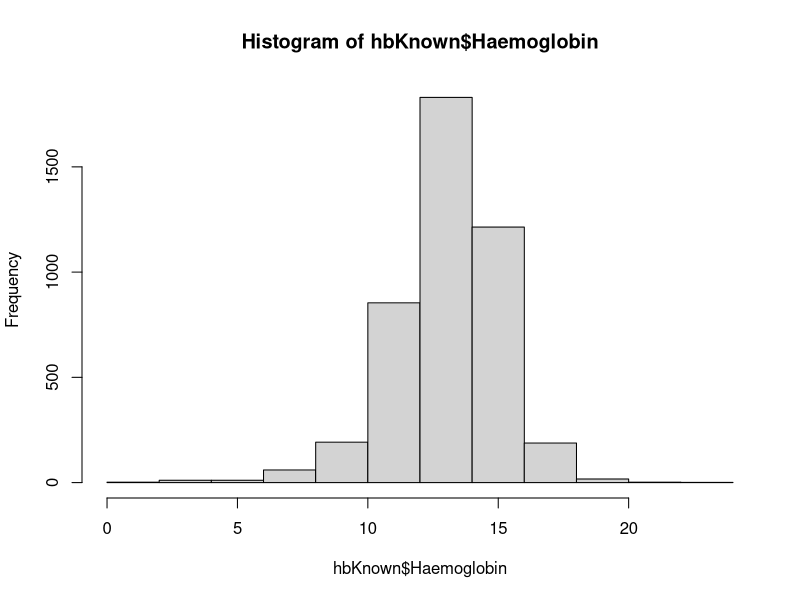
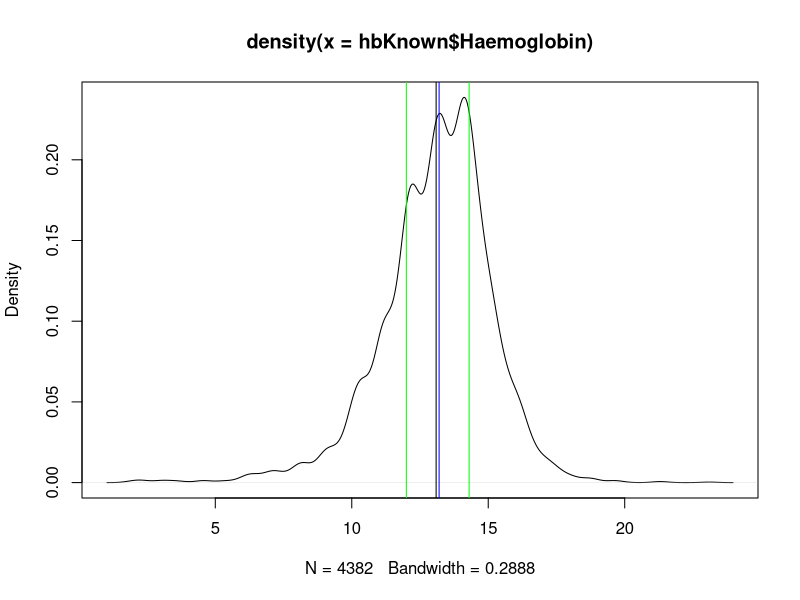
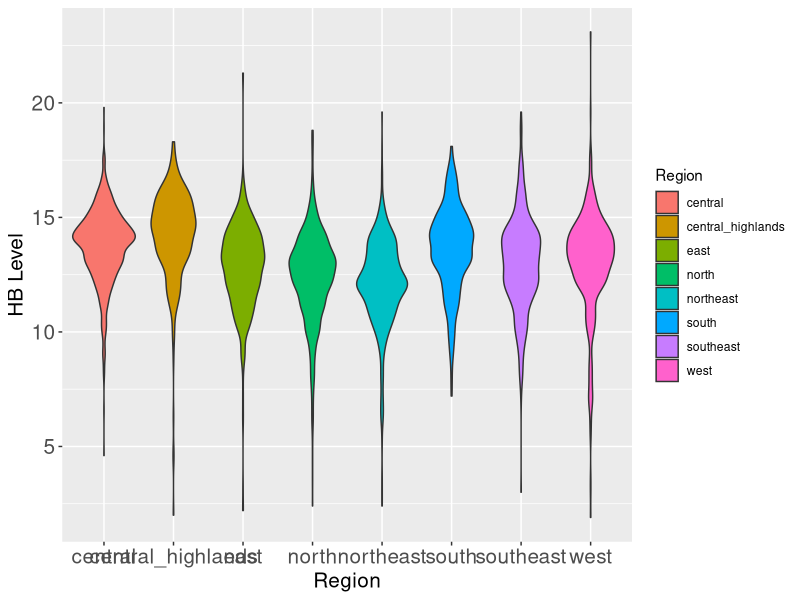
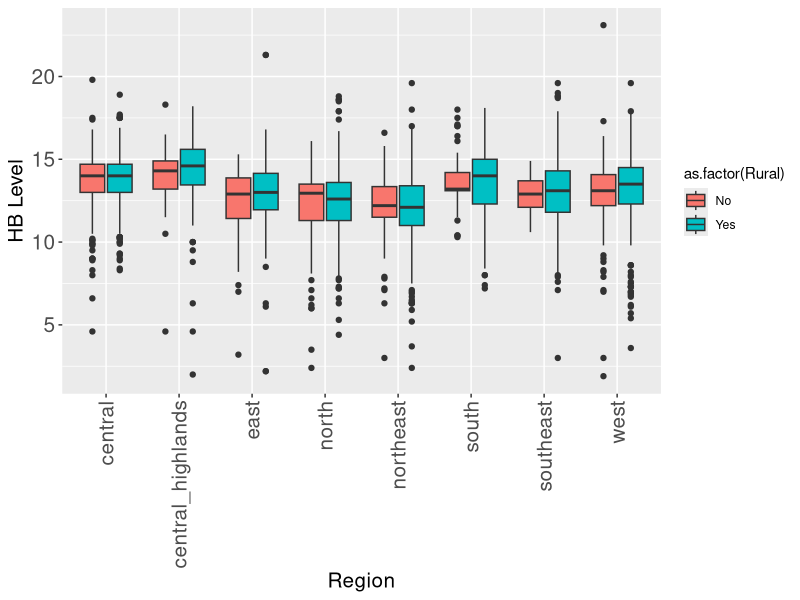
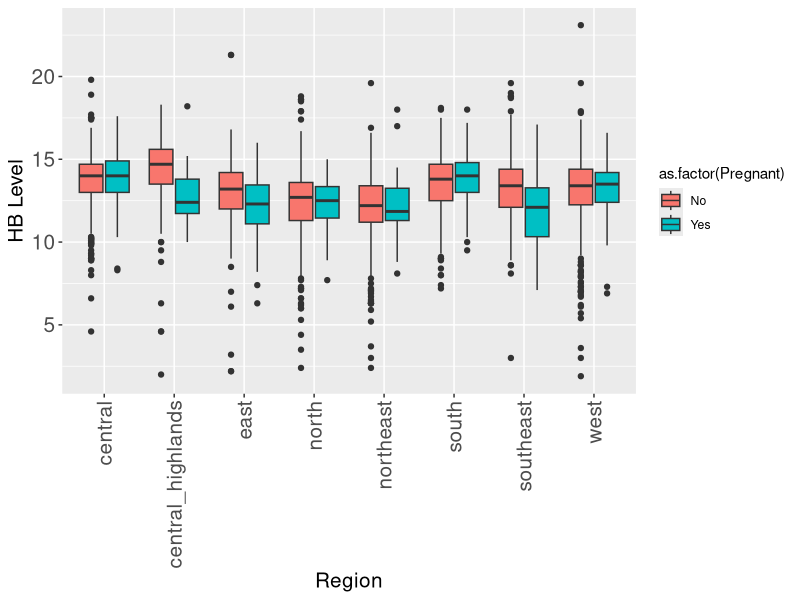
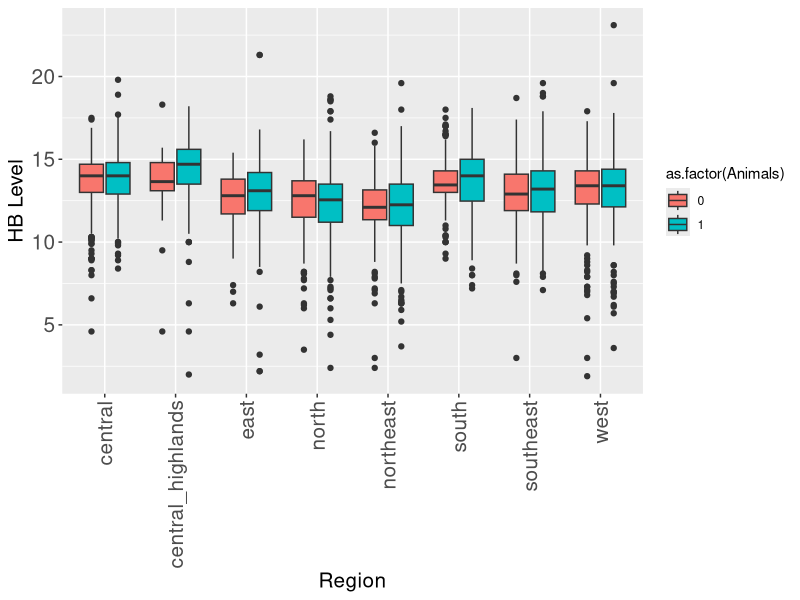
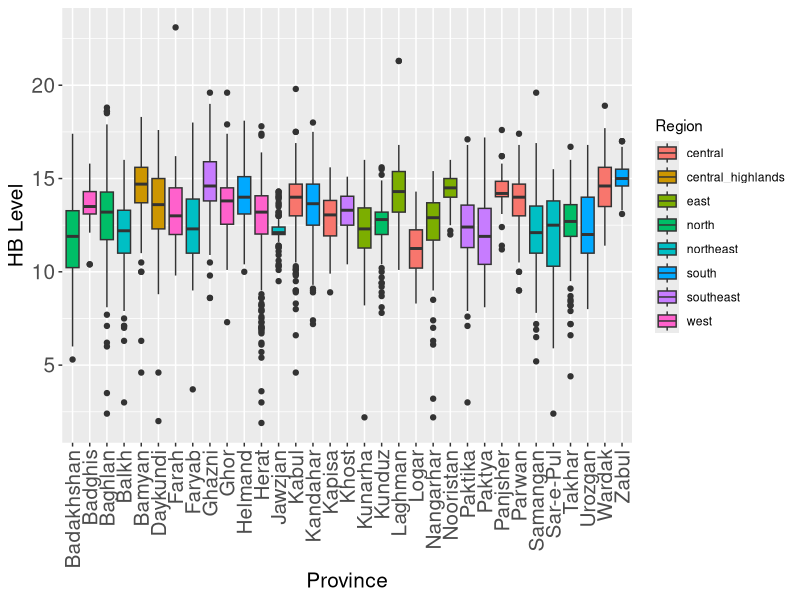
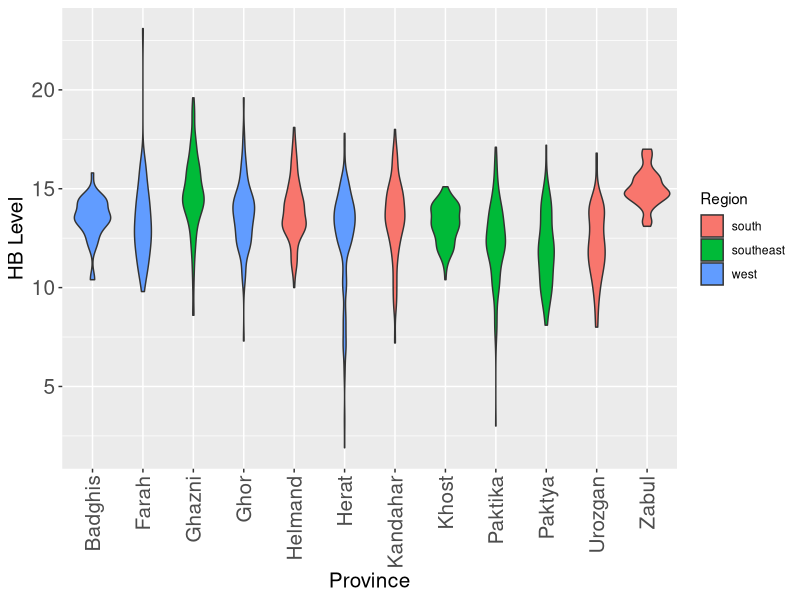

Source code (R) for these figures, in order:
########################################################
#
# Written by Charlie Ollerenshaw and Miliana Bocher
#
# This file is rather lengthy given
# that it includes all exploratory data
# analysis, various attempts of clustering
# or other creation of new covariates, 
# the entire model building process
# and subsequent model evaluation.
#
#
# As such, the code is organised as
# follows: 
#
# Section 1: Exploratory Data Analysis
#
# This section largely consists of making
# new dataframes from subsections of the 
# given data and plots. These plots are 
# *NOT* final and are thus not labeled 
# to the caliber needed for this report.
# Plots used for the ultimate output are 
# at the end of this file.
# 
#
# Section 2: Model Building Process
#
# This section shows a host of different models,
# both linear and generalised linear. Models are
# numbered. 
#
#
# Section 3: Model Evaluation Process
#
# This section involves comparing some of our best
# models against one another based on metrics such 
# as AIC, R-squared, RMSE, score (using the formula
# in the project instructions), and diagnostic plots. 
#
# 
# Section 4: Preparation of File Output 
#
# This section prepares the output of this R
# code, which includes the finalised plots/figures
# used in the report (saved into 
# the marker's working directory) and the prediction file.
#
#
########################################################

####### Section 0: Importing Data and Packages ####### 

# importing packages
library(MASS)
library(ggplot2)
library(mgcv)
library(RColorBrewer)

# importing data
anemia <- read.csv("AnemiaData.csv")

# separate data into known (hbKnown) and unknown (hbUnknown) haemoglobin values
hbKnown <- subset(anemia, anemia$Haemoglobin != -1)
hbUnknown <- subset(anemia, anemia$Haemoglobin == -1)

####### Section 1: Exploratory Data Analysis ####### 

####### Section 1.1: Exploration of Haemoglobin (hb) Alone ####### 

# histogram / density plots of hb
hist(hbKnown$Haemoglobin)
plot(density(hbKnown$Haemoglobin))
abline(v = mean(hbKnown$Haemoglobin))
abline(v = median(hbKnown$Haemoglobin), col = "blue")
abline(v = quantile(hbKnown$Haemoglobin, probs = 0.25), col = "green")
abline(v = quantile(hbKnown$Haemoglobin, probs = 0.75), col = "green")

# numerical summary of hb
summary(hbKnown$Haemoglobin)
sd(hbKnown$Haemoglobin)

# extreme values of hb (based on medical literature)
hbSeverePreg <- hbKnown[hbKnown$Haemoglobin < 7 & hbKnown$Pregnant == "Yes", ]
hbSevereNonPreg <- hbKnown[hbKnown$Haemoglobin < 8 & hbKnown$Pregnant == "No", ]
summary(hbSeverePreg)
summary(hbSevereNonPreg)

####### Section 1.2: Adaptation of hbKnown for Further Analysis ####### 

# creation of animals dummy variable
hbKnown$Animals <- ifelse(hbKnown$Cows == "No" & hbKnown$Sheep == "No" & hbKnown$Horses == "No" & hbKnown$Goats == "No" & hbKnown$Chickens == "No", 0, 1)


####### Section 1.3: Exploration of Various Covariates ####### 

#### Region ####

## Plots

# violin plot of hb by region 
ggplot(data = hbKnown, mapping = aes(x = Region, y = Haemoglobin, fill = Region), ylim = ) + geom_violin() +
  xlab("Region") + ylab("HB Level") +
  theme(axis.text=element_text(size=15)) + theme(axis.title = element_text(size = 15))

# boxplots looking at hb by region by rural designation
ggplot(data = hbKnown, mapping = aes(x = Region, y = Haemoglobin, fill = as.factor(Rural)), ylim = ) + geom_boxplot() +
  xlab("Region") + ylab("HB Level") +
  theme(axis.text=element_text(size=15)) + theme(axis.title = element_text(size = 15)) +
  theme(axis.text.x = element_text(angle = 90, vjust = 0.5, hjust=1)) 

# boxplots showing potential interactions between pregnancy and region 
ggplot(data = hbKnown, mapping = aes(x = Region, y = Haemoglobin, fill = as.factor(Pregnant)), ylim = ) + geom_boxplot() +
  xlab("Region") + ylab("HB Level") +
  theme(axis.text=element_text(size=15)) + theme(axis.title = element_text(size = 15)) +
  theme(axis.text.x = element_text(angle = 90, vjust = 0.5, hjust=1)) 

# boxplots showing potential interactions between animal ownership and region 
ggplot(data = hbKnown, mapping = aes(x = Region, y = Haemoglobin, fill = as.factor(Animals)), ylim = ) + geom_boxplot() +
  xlab("Region") + ylab("HB Level") +
  theme(axis.text=element_text(size=15)) + theme(axis.title = element_text(size = 15)) +
  theme(axis.text.x = element_text(angle = 90, vjust = 0.5, hjust=1)) 

## Numerical Analysis

# num of observations in each region
table(hbKnown$Region)
table(hbUnknown$Region)

# looking at summary statistics
aggregate(x = hbKnown$Haemoglobin, by = list(hbKnown$Region), FUN = function(x) {c(Mean=mean(x), VAR = var(x), SD=sd(x))})

#### Province ####

## Plots

# box plots of hb by province (cluttered)
ggplot(data = hbKnown, mapping = aes(x = Province, y = Haemoglobin, fill = Region), ylim = ) + geom_boxplot() +
  xlab("Province") + ylab("HB Level") +
  theme(axis.text=element_text(size=15)) + theme(axis.title = element_text(size = 15)) +   theme(axis.text.x = element_text(angle = 90, vjust = 0.5, hjust=1)) 

# violin plots of hb by province for the south/southeast/west regions
ggplot(data = (hbKnown[hbKnown$Region == "south" | hbKnown$Region == "southeast" | hbKnown$Region == "west", ]), mapping = aes(x = Province, y = Haemoglobin, fill = Region), ylim = ) + geom_violin() +
  xlab("Province") + ylab("HB Level") +
  theme(axis.text=element_text(size=15)) + theme(axis.title = element_text(size = 15)) +
  theme(axis.text.x = element_text(angle = 90, vjust = 0.5, hjust=1)) 

# violin plots of hb by province for the north/northeast/east regions
ggplot(data = (hbKnown[hbKnown$Region == "north" | hbKnown$Region == "northeast" | hbKnown$Region == "east", ]), mapping = aes(x = Province, y = Haemoglobin, fill = Region), ylim = ) + geom_violin() +
  xlab("Province") + ylab("HB Level") +
  theme(axis.text=element_text(size=15)) + theme(axis.title = element_text(size = 15)) +
  theme(axis.text.x = element_text(angle = 90, vjust = 0.5, hjust=1)) 

# violin plots of hb by province for the central/central highlands regions
ggplot(data = (hbKnown[hbKnown$Region == "central" | hbKnown$Region == "central_highlands", ]), mapping = aes(x = Province, y = Haemoglobin, fill = Region), ylim = ) + geom_violin() +
  xlab("Province") + ylab("HB Level") +
  theme(axis.text=element_text(size=15)) + theme(axis.title = element_text(size = 15)) +
  theme(axis.text.x = element_text(angle = 90, vjust = 0.5, hjust=1)) 

# boxplots showing potential interactions between province and rural (with relation to hb)
ggplot(data = hbKnown, mapping = aes(x = Province, y = Haemoglobin, fill = as.factor(Rural)), ylim = ) + geom_boxplot() +
  xlab("Province") + ylab("HB Level") +
  theme(axis.text=element_text(size=15)) + theme(axis.title = element_text(size = 15)) +
  theme(axis.text.x = element_text(angle = 90, vjust = 0.5, hjust=1)) 

# boxplots showing potential interactions between pregnancy and province 
ggplot(data = hbKnown, mapping = aes(x = Province, y = Haemoglobin, fill = as.factor(Pregnant)), ylim = ) + geom_boxplot() +
  xlab("Province") + ylab("HB Level") +
  theme(axis.text=element_text(size=15)) + theme(axis.title = element_text(size = 15)) +
  theme(axis.text.x = element_text(angle = 90, vjust = 0.5, hjust=1)) 

# boxplots showing potential interactions between province and animal ownership (as a dummy) 
ggplot(data = hbKnown, mapping = aes(x = Province, y = Haemoglobin, fill = as.factor(Animals)), ylim = ) + geom_boxplot() +
  xlab("Province") + ylab("HB Level") +
  theme(axis.text=element_text(size=15)) + theme(axis.title = element_text(size = 15)) +
  theme(axis.text.x = element_text(angle = 90, vjust = 0.5, hjust=1)) 

#### Province Clustering by Similarity Across All Covariates ####

# turn all yes/no into 1/0 numerical values
hbKnown[hbKnown == "Yes"] <- as.numeric(1)
hbKnown[hbKnown == "No"] <- as.numeric(0)

# ensure entire columns are numeric types (for mean/sd calculation)
hbKnown$CleanWater <- as.numeric(hbKnown$CleanWater)
hbKnown$TreatedWater <- as.numeric(hbKnown$TreatedWater)
hbKnown$Electricity <- as.numeric(hbKnown$Electricity)
hbKnown$Toilet <- as.numeric(hbKnown$Toilet)
hbKnown$AnimCart <- as.numeric(hbKnown$AnimCart)
hbKnown$AgricLandOwn <- as.numeric(hbKnown$AgricLandOwn)
hbKnown$Cows <- as.numeric(hbKnown$Cows)
hbKnown$Horses <- as.numeric(hbKnown$Horses)
hbKnown$Goats <- as.numeric(hbKnown$Goats)
hbKnown$Sheep <- as.numeric(hbKnown$Sheep)
hbKnown$Chickens <- as.numeric(hbKnown$Chickens)
hbKnown$Rural <- as.numeric(hbKnown$Rural)
hbKnown$Pregnant <- as.numeric(hbKnown$Pregnant)
hbKnown$RecentBirth <- as.numeric(hbKnown$RecentBirth)

# vector of variables to be used in the clustering process
Vars <- c(3, 4, 5, 6, 7, 8, 9, 10, 11, 12, 13, 14, 15, 16, 17, 18, 19, 21, 22, 23, 24)

# summaries of each variable by province
ProvinceSummaries <- aggregate(hbKnown[,Vars], by = list(hbKnown$Province), FUN = function(x) {c(Mean=mean(x), SD=sd(x))})
rownames(ProvinceSummaries) <- ProvinceSummaries[,1]
ProvinceSummaries <- scale(ProvinceSummaries[,-1])

# find the distances between these summaries
Distances <- dist(ProvinceSummaries)

# cluster by combining the provinces with the smallest distances
ClusTree <- hclust(Distances, method="complete")
plot(ClusTree, xlab = "Province", ylab = "Separation")
abline(h=9, col="red", lty=2)
NewGroups <- paste("Province", cutree(ClusTree, h=9), sep="")
NewGroupsDFAll <- as.data.frame.matrix(table(rownames(ProvinceSummaries), NewGroups))
NewGroupsDFAll$Province <- rownames(NewGroupsDFAll)

# put dummy variables associated with each group into hbKnown
hbKnown <- merge(hbKnown, NewGroupsDFAll, by = "Province")

# create single factor covariate with each level corresponding to a province group
Province.Groups <- data.frame("Province" = sort(unique(hbKnown$Province)), 
                              "ProvinceGroup" = as.factor(c(1,2,1,3,1,4,3,1,1,4,3,3,1,5,3,2,6,4,3,1,7,3,4,8,6,1,3,1,1,1,4,1,9)))

# add single factor covariate into hbKnown
hbKnown <- merge(hbKnown, Province.Groups, by = "Province", all.x = T)

## Plots

# violin plots looking at hb by province group
ggplot(data = hbKnown, mapping = aes(x = ProvinceGroup, y = Haemoglobin, fill = ProvinceGroup), ylim = ) + geom_violin() +
  xlab("ProvinceGroup") + ylab("HB Level") +
  theme(axis.text=element_text(size=15)) + theme(axis.title = element_text(size = 15))

## Numerical Analysis

# summary statistics for each variable by province group
statsByProvinceGroup <- aggregate(x = cbind(hbKnown[,Vars]), 
                                  by = list(hbKnown$ProvinceGroup), FUN = function(x) {c(Mean=mean(x), VAR = var(x), SD=sd(x))})


#### Ethnicity ####

## Plots

# boxplots showing hb levels by ethnicity
ggplot(data = hbKnown, mapping = aes(x = Ethnicity, y = Haemoglobin, fill = Ethnicity), ylim = ) + geom_boxplot() +
  xlab("Ethnicity") + ylab("HB Level") +
  theme(axis.text=element_text(size=15)) + theme(axis.title = element_text(size = 15)) +
  theme(axis.text.x = element_text(angle = 90, vjust = 0.5, hjust=1)) 

## Numerical Analysis

# num of observations for each ethnicity
table(hbKnown$Ethnicity, exclude = NULL)

# summary statistics for each variable by ethnicity
statsByEthnicity <- aggregate(x = cbind(hbKnown[,Vars]), 
                                  by = list(hbKnown$Ethnicity), FUN = function(x) {c(Mean=mean(x), VAR = var(x), SD=sd(x))})

#### Pregnancy Status ####

## Plots

# violin plot of hb by pregnancy 
ggplot(data = hbKnown, mapping = aes(x = as.factor(Pregnant), y = Haemoglobin, fill = as.factor(Pregnant)), ylim = ) + geom_violin() +
  xlab("Pregnant") + ylab("HB Level") +
  theme(axis.text=element_text(size=15)) + theme(axis.title = element_text(size = 15)) +
  theme(axis.text.x = element_text(angle = 90, vjust = 0.5, hjust=1)) 

# same violin plot as above, but including a 'recent birth' interaction
ggplot(data = hbKnown, mapping = aes(x = as.factor(Pregnant), y = Haemoglobin, fill = as.factor(RecentBirth)), ylim = ) + geom_violin() +
  xlab("Pregnant") + ylab("Haemoglobin") + ggtitle("Haemoglobin by Pregnancy Status") +
  theme(axis.text=element_text(size=15)) + theme(axis.title = element_text(size = 15))


## Numerical Analysis

# summary statistics for each variable by pregnancy status
statsByPregnancy <- aggregate(x = cbind(hbKnown[,Vars]), 
                              by = list(hbKnown$Pregnant), FUN = function(x) {c(Mean=mean(x), VAR = var(x), SD=sd(x))})

# num of pregnant/non-pregnant women in dataset
table(hbKnown$Pregnant)

#### Agricultural Land Ownership Status ####

## Plots

# violin plot for hb by agricultural land ownership
ggplot(data = hbKnown, aes(x=as.factor(AgricLandOwn), y = Haemoglobin, fill = as.factor(AgricLandOwn))) + geom_violin() +
  xlab("Agricultural Land Ownership") + ylab("Haemoglobin") + 
  theme(axis.text=element_text(size=15)) + theme(axis.title = element_text(size = 15))

# box plots for hb by province group, by agricultural land ownership
ggplot(data = hbKnown, mapping = aes(x = as.factor(ProvinceGroup), y = Haemoglobin, fill = as.factor(AgricLandOwn)), ylim = ) + geom_boxplot() +
  xlab("ProvinceGroup") + ylab("HB Level") +
  theme(axis.text=element_text(size=15)) + theme(axis.title = element_text(size = 15))

# box plots for hb by region, by agricultural land ownership
ggplot(data = hbKnown, mapping = aes(x = Region, y = Haemoglobin, fill = as.factor(AgricLandOwn)), ylim = ) + geom_boxplot() +
  xlab("Region") + ylab("HB Level") +
  theme(axis.text=element_text(size=15)) + theme(axis.title = element_text(size = 15))

# smoothed curve of hb and household size, by agricultural land ownership
ggplot(data = hbKnown, mapping = aes(x = HHSize, y = Haemoglobin, fill = as.factor(AgricLandOwn)), ylim = ) + geom_smooth() +
  xlab("HHSize") + ylab("HB Level") +
  theme(axis.text=element_text(size=15)) + theme(axis.title = element_text(size = 15))

# box plots for hb by toilet access, by agricultural land ownership
ggplot(data = hbKnown, mapping = aes(x = as.factor(Toilet), y = Haemoglobin, fill = as.factor(AgricLandOwn)), ylim = ) + geom_boxplot() +
  xlab("Toilet") + ylab("HB Level") +
  theme(axis.text=element_text(size=15)) + theme(axis.title = element_text(size = 15)) +
  theme(axis.text.x = element_text(angle = 90, vjust = 0.5, hjust=1))

# box plots for hb by electricity access, by agricultural land ownership
ggplot(data = hbKnown, mapping = aes(x = as.factor(Electricity), y = Haemoglobin, fill = as.factor(AgricLandOwn)), ylim = ) + geom_boxplot() +
  xlab("Electricity") + ylab("HB Level") +
  theme(axis.text=element_text(size=15)) + theme(axis.title = element_text(size = 15)) +
  theme(axis.text.x = element_text(angle = 90, vjust = 0.5, hjust=1))


## Numerical Analysis

# number of observations in each group
table(hbKnown$AgricLandOwn)

###### HHUnder5s (Num of Household Members under Age 5) ######

## Plots

# box plots for hb by number of household members under age 5
ggplot(data = hbKnown, mapping = aes(x = as.factor(HHUnder5s), y = Haemoglobin, fill = as.factor(HHUnder5s)), ylim = ) + geom_boxplot() +
  xlab("HHUnder5s") + ylab("HB Level") +
  theme(axis.text=element_text(size=15)) + theme(axis.title = element_text(size = 15)) +
  theme(axis.text.x = element_text(angle = 90, vjust = 0.5, hjust=1))

# violin plots showing the same as above, but by pregnancy status
ggplot(data = hbKnown, mapping = aes(x = as.factor(HHUnder5s), y = Haemoglobin, fill = as.factor(Pregnant)), ylim = ) + geom_violin() +
  xlab("HHUnder5s") + ylab("HB Level") +
  theme(axis.text=element_text(size=15)) + theme(axis.title = element_text(size = 15)) +
  theme(axis.text.x = element_text(angle = 90, vjust = 0.5, hjust=1))

# "  ... ", but by recent birth status
ggplot(data = hbKnown, mapping = aes(x = as.factor(HHUnder5s), y = Haemoglobin, fill = as.factor(RecentBirth)), ylim = ) + geom_violin() +
  xlab("HHUnder5s") + ylab("HB Level") +
  theme(axis.text=element_text(size=15)) + theme(axis.title = element_text(size = 15)) +
  theme(axis.text.x = element_text(angle = 90, vjust = 0.5, hjust=1))

# smoothed curve of hb by number of household members under age 5 
ggplot(data = hbKnown, mapping = aes(x = HHUnder5s, y = Haemoglobin)) + geom_smooth()

## Numerical Analysis

# number of observations in each "group" (since number of children under age 5 is discrete)
table(hbKnown$HHUnder5s)

# mean hb for individuals living in a household with each number of children under age 5
aggregate(x = hbKnown$Haemoglobin, by = list(hbKnown$HHUnder5s), FUN = mean)

#### HHSize ####

## Plots

# box plots of hb levels by discrete household size
ggplot(data = hbKnown, mapping = aes(x = as.factor(HHSize), y = Haemoglobin, fill = as.factor(HHSize)), ylim = ) + geom_boxplot() +
  xlab("HHSize") + ylab("HB Level") +
  theme(axis.text=element_text(size=15)) + theme(axis.title = element_text(size = 15)) +
  theme(axis.text.x = element_text(angle = 90, vjust = 0.5, hjust=1))

# smoothed curve of hb by household size (continous)
ggplot(data = hbKnown, mapping = aes(x = HHSize, y = Haemoglobin)) + geom_smooth() 


#### TotalChildren ####

## Plots

# box plots of hb levels by discrete number of total children 
ggplot(data = hbKnown, mapping = aes(x = as.factor(TotalChildren), y = Haemoglobin, fill = as.factor(TotalChildren)), ylim = ) + geom_boxplot() +
  xlab("Total Children") + ylab("HB Level") +
  theme(axis.text=element_text(size=15)) + theme(axis.title = element_text(size = 15)) +
  theme(axis.text.x = element_text(angle = 90, vjust = 0.5, hjust=1))

# smoothed curve of hb by total number of children (continuous)
ggplot(data = hbKnown, mapping = aes(x = TotalChildren, y = Haemoglobin)) + geom_smooth() 


#### Age ####

## Plots

# smoothed curve of hb by age (continuous)
ggplot(data = hbKnown, mapping = aes(x = Age, y = Haemoglobin)) + geom_smooth()

#### Education ####

## Plots

# box plots of hb levels on education 
ggplot(data = hbKnown, mapping = aes(x = Education, y = Haemoglobin, fill = as.factor(Education)), ylim = ) + geom_boxplot() +
  xlab("Rural") + ylab("Haemoglobin") +
  theme(axis.text=element_text(size=15)) + theme(axis.title = element_text(size = 15))

## Numerical Analysis

# standard deviation of hb levels for different levels of education
aggregate(x = hbKnown$Haemoglobin, by = list(hbKnown$Education), FUN = sd)

# number of observations in each group
table(hbKnown$Education)

#### Rural ####

## Plots

# violin plots of hb levels by rural designation
ggplot(data = hbKnown, mapping = aes(x = as.factor(Rural), y = Haemoglobin, fill = as.factor(Rural)), ylim = ) + geom_violin() +
  xlab("Rural") + ylab("Haemoglobin") + ggtitle("Haemoglobin by Rural Status") +
  theme(axis.text=element_text(size=15)) + theme(axis.title = element_text(size = 15))

## Numerical Analysis

# number of observations in each designation
table(hbKnown$Rural)

#### Wealth ####

## Plots

# density plot of wealth score, with lines for the quantiles
plot(density(hbKnown$WealthScore))
abline(v = mean(hbKnown$WealthScore))
abline(v = median(hbKnown$WealthScore), col = "blue")
abline(v = quantile(hbKnown$WealthScore, probs = 0.25), col = "green")
abline(v = quantile(hbKnown$WealthScore, probs = 0.75), col = "green")

# smoothed curve of hb and wealth score, with a zoom-in on wealth score between -1 and 1
ggplot(hbKnown, aes(WealthScore, Haemoglobin)) +geom_smooth()
ggplot(hbKnown, aes(WealthScore, Haemoglobin)) + geom_smooth() + xlim(-1,1)

# separation of wealth score into its different quantiles and the associated smoothed curves / boxplots
hbKnown$WealthQuartile<-cut(hbKnown$WealthScore,quantile(hbKnown$WealthScore),include.lowest=TRUE,labels=FALSE)
ggplot(hbKnown, aes(WealthScore, Haemoglobin, fill = as.factor(WealthQuartile))) +geom_smooth()
ggplot(hbKnown, aes(as.factor(WealthQuartile), Haemoglobin, fill = as.factor(WealthQuartile))) + geom_boxplot() +
  xlab("Wealth Quartile") + ylab("Haemoglobin") + theme(axis.text=element_text(size=15)) + theme(axis.title = element_text(size = 15))

# smoothed curves of hb and wealth score, by region 
ggplot(data = hbKnown, mapping = aes(x = WealthScore, y = Haemoglobin, colour = Region)) + geom_smooth() +
  xlab("Wealth Score") + ylab("Haemoglobin") +
  theme(axis.text=element_text(size=15)) + theme(axis.title = element_text(size = 15))

# smoothed curves of hb and wealth score, by cleanwater
ggplot(data = hbKnown, mapping = aes(x = WealthScore, y = Haemoglobin, colour = as.factor(CleanWater))) + geom_smooth() +
  xlab("Wealth Score") + ylab("Haemoglobin") +
  theme(axis.text=element_text(size=15)) + theme(axis.title = element_text(size = 15))

# smoothed curves of hb and wealth score, by electricity
ggplot(data = hbKnown, mapping = aes(x = WealthScore, y = Haemoglobin, colour = as.factor(Electricity))) + geom_smooth() +
  xlab("Wealth Score") + ylab("Haemoglobin") +
  theme(axis.text=element_text(size=15)) + theme(axis.title = element_text(size = 15))

# box plots of wealth score, by regions
ggplot(data = hbKnown, aes(x=as.factor(Region), y = WealthScore, fill = as.factor(Region))) + geom_boxplot() +
  theme(axis.text.x = element_text(angle = 90, vjust = 0.5, hjust=1))

# box plots of wealth score, by provinces
ggplot(data = hbKnown, aes(x=as.factor(Province), y = WealthScore, fill = as.factor(Province))) + geom_boxplot() +
  theme(axis.text.x = element_text(angle = 90, vjust = 0.5, hjust=1))

# smoothed curve of wealth score and number of children under 5 per household, compared to that for haemoglobin and number 
# of children under 5 per household
ggplot(data = hbKnown, aes(x=HHUnder5s, y = WealthScore)) + geom_smooth()
ggplot(data = hbKnown, aes(x=HHUnder5s, y = Haemoglobin)) + geom_smooth()

# smoothed curve of wealth score and hb, by rural designation
ggplot(data = hbKnown, aes(x=WealthScore, y = Haemoglobin, group = Rural, colour = as.factor(Rural))) + geom_smooth() 

# smoothed curve of wealth score and hb, by ethnicity
ggplot(data = hbKnown, aes(x=WealthScore, y = Haemoglobin, fill = Ethnicity)) + geom_smooth() # doesn't tell us anything that the ethnicity and hb plots alone told us


## Numerical Analysis

# summary statistics of each variable by wealth quartile
statsByWealthQuartile <- aggregate(x = cbind(hbKnown[,Vars]), 
                                   by = list(hbKnown$WealthQuartile), FUN = function(x) {c(Mean=mean(x), VAR = var(x), SD=sd(x))})

# simple linear regression to see what % variation in wealth score is explained solely by province
summary(lm(WealthScore ~ Province, data = hbKnown)) # 0.41 R-squared

# correlation between hb and wealth score
cor(hbKnown$Haemoglobin, hbKnown$WealthScore) # low, likely explained by the non-linear relationship


####### Section 2: Model Building Process ####### 

####### Section 2.1: Creation of Dummy Variables for Analysis ####### 

# From here on out, hbKnown will be amended by adding
# all dummy variables for province, ethnicity, and region 
# and will be called 'dataWithDummies'. 

# Initial data cleaning: ordering the df by ID
hbKnown <- hbKnown[order(hbKnown$ID), ]

# Province Dummy Variables
provincedummies <- data.frame(matrix(ncol = 33, nrow = 4382))
colnames(provincedummies) <- unique(hbKnown$Province)
for (i in 1:33){
  provincedummies[,i] <- ifelse(hbKnown$Province == unique(hbKnown$Province)[i],1,0)
}
provincedummies$ID <- c(1:4382)
dataWithDummies <- merge(hbKnown, provincedummies, by = "ID")

# Ethnicity Dummy Variables
ethnicitydummies <- data.frame(matrix(ncol = 5, nrow = 4382))
colnames(ethnicitydummies) <- unique(hbKnown$Ethnicity)
for (i in 1:5){
  as.numeric(ethnicitydummies[,i] <- ifelse(hbKnown$Ethnicity == unique(hbKnown$Ethnicity)[i], 1,0))
}
ethnicitydummies$ID <- c(1:4382)
dataWithDummies <- merge(dataWithDummies, ethnicitydummies,by="ID")

# Region Dummy Variables
regiondummies <- data.frame(matrix(ncol = 8, nrow = 4382))
colnames(regiondummies) <- unique(hbKnown$Region)
for (i in 1:8) {
  as.numeric(regiondummies[,i] <- ifelse(hbKnown$Region == unique(hbKnown$Region)[i], 1, 0))
}
regiondummies$ID <- c(1:4382)
dataWithDummies <- merge(dataWithDummies, regiondummies, by = 'ID')

####### Section 2.2: Linear Models Based on EDA ####### 

#### noProvinceModel: All potential non-province/region covariates (according to EDA findings) ####

noProvinceModel <- lm(Haemoglobin ~ AgricLandOwn
                      + `Other/missing`
                      + Pregnant + RecentBirth + Pregnant*RecentBirth
                      + HHUnder5s 
                      + WealthScore + WealthScore*Rural + WealthScore*`Other/missing` + WealthScore*AgricLandOwn
                      + WealthQuartile + WealthScore*WealthQuartile
                      + Age
                      + Rural, data = dataWithDummies)
summary(noProvinceModel) # r-squared of 0.029
AIC(noProvinceModel) # 18513.29

# HHUnder5s, Rural, WealthScore, `Other/missing`*WealthScore, Age, WealthScore*WealthQuartile,
# Pregnant*RecentBirth, WealthScore*Rural, AgricLandOwn*WealthScore have no stat sig. impact at 5%

#### Model 1: Include Province (without Rural interaction) ####
model1 <- lm(Haemoglobin ~ AgricLandOwn
                 + `Other/missing`
                 + Pregnant + RecentBirth + Pregnant*RecentBirth
                 + HHUnder5s 
                 + WealthScore + WealthScore*Rural + WealthScore*`Other/missing` + WealthScore*AgricLandOwn
                 + WealthQuartile + WealthScore*WealthQuartile
                 + Age
                 + Province + Rural, data = dataWithDummies)
summary(model1) # r-squared of 0.20
AIC(model1) # 17704.6

# coefficient significance changes for most covariates, almost all provinces are statistically significant

#### Model 2: Include Province (with Rural interaction) ####
model2 <- lm(Haemoglobin ~ AgricLandOwn
                + `Other/missing`
                + Pregnant + RecentBirth + Pregnant*RecentBirth
                + HHUnder5s 
                + WealthScore + WealthScore*Rural + WealthScore*`Other/missing` + WealthScore*AgricLandOwn
                + WealthQuartile + WealthScore*WealthQuartile
                + Age
                + Province + Rural + Province*Rural, data = dataWithDummies)
summary(model2) # r-squared of 0.2178
AIC(model2) # 17664.53

# multiple NA values, notably fewer stat. sig. provinces

#### Model 3: Include Region ####
model3 <- lm(Haemoglobin ~ AgricLandOwn
             + `Other/missing`
             + Pregnant + RecentBirth + Pregnant*RecentBirth
             + HHUnder5s 
             + WealthScore + WealthScore*Rural + WealthScore*`Other/missing` + WealthScore*AgricLandOwn
             + WealthQuartile + WealthScore*WealthQuartile
             + Age
             + Province + Rural + Province*Rural
             + Region, data = dataWithDummies)
summary(model3) # NA values for all regions (perfectly incorporated by linear combination of provinces)
AIC(model3) # identical AIC (see above)

#### Model 4: Include all region / province dummies ####
model4 <- lm(Haemoglobin ~ AgricLandOwn
                 + `Other/missing`
                 + Pregnant + RecentBirth + Pregnant*RecentBirth
                 + HHUnder5s 
                 + WealthScore + WealthScore*Rural + WealthScore*`Other/missing` + WealthScore*AgricLandOwn
                 + WealthQuartile + WealthScore*WealthQuartile
                 + Age
                 + central + central_highlands + east + southeast + northeast + north + west + south
                 + Badakhshan + Badghis + Baghlan + Balkh + Bamyan + Daykundi + Farah + Faryab
                 + Ghazni + Ghor + Helmand + Herat + Jawzjan + Kabul + Kandahar + Kapisa + Khost
                 + Kunarha + Kunduz + Laghman + Logar + Nangarhar + Nooristan + Paktika + Paktya + Panjsher
                 + Parwan + Samangan + `Sar-e-Pul` + Takhar + Urozgan + Wardak + Zabul
                 + Rural 
                 + (Badakhshan + Badghis + Baghlan + Balkh + Bamyan + Daykundi + Farah + Faryab
                    + Ghazni + Ghor + Helmand + Herat + Jawzjan + Kabul + Kandahar + Kapisa + Khost
                    + Kunarha + Kunduz + Laghman + Logar + Nangarhar + Nooristan + Paktika + Paktya + Panjsher
                    + Parwan + Samangan + `Sar-e-Pul` + Takhar + Urozgan + Wardak + Zabul)*Rural, data = dataWithDummies)
summary(model4) # r-squared = 0.2178
AIC(model4) # virtually identical AIC

# all regions statistically significant, virtually no non-province/region coefficientes are stat. sig., 
# still a distinctly high number of NA values

#### Model 5: Just Province (nothing else) ####
model5 <- lm(Haemoglobin ~ Province, data = dataWithDummies)
summary(model5) # r-squared of 0.1925
AIC(model5) # 17740.05

# honestly, doesn't look much worse than the other models

####### Section 2.3: Clustering of Provinces ####### 

#### Model 6: Include all original covariates from noProvinceModel and ProvinceGroup ####

model6 <- lm(Haemoglobin ~ AgricLandOwn
             + `Other/missing`
             + Pregnant + RecentBirth + Pregnant*RecentBirth
             + HHUnder5s 
             + WealthScore + WealthScore*Rural + WealthScore*`Other/missing` + WealthScore*AgricLandOwn
             + WealthQuartile + WealthScore*WealthQuartile
             + Age
             + Rural
             + ProvinceGroup, data = dataWithDummies)
summary(model6) # r-squared of 0.072
AIC(model6) # 18239.7 (notably worse)

# some province groups significant, but model is notably worse than with all provinces and/or regions

#### Model 7: Remove stat. insig. covariates (most notably, some of the provinces) ####

model7 <- lm(Haemoglobin ~ AgricLandOwn 
             + `Other/missing`
             + Pregnant + RecentBirth
             + WealthScore + WealthScore*Rural
             + WealthQuartile
             + Age
             + Rural
             + Province5 + Province6 + Province7 + Province8 + Province9, 
             data = dataWithDummies)
summary(model7) # r-squared of 0.070
AIC(model7) # worsened AIC (?) despite reduction of covariates

# it's possible that this grouping doesn't work 
# some coeff are stat sig (e.g. AgricLandOwn) that were not anticipated to be, whereas some coeff that aren't
# (e.g. Pregnant*RecentBirth) maybe should be

####### Section 2.4: New Clustering of Provinces ####### 

# Clustering initially done to combine provinces across all covariates, 
# will now be done exclusively with reference to hb levels

#### Data Cleaning: Removal of Old Province Groups ####
colnames(dataWithDummies)
dataWithDummies <- dataWithDummies[, -c(30:39)] 

#### New Clustering ####
# (note: see full comments in Section 1.3)
ProvinceSummariesNew <- aggregate(hbKnown$Haemoglobin, by = list(hbKnown$Province), FUN = function(x) {c(Mean=mean(x), SD=sd(x))})
rownamesProv <- ProvinceSummariesNew[,1]
rownames(ProvinceSummariesNew) <- ProvinceSummariesNew[,1]
ProvinceSummariesNew <- scale(ProvinceSummariesNew[ ,-1])
rownames(ProvinceSummariesNew) <- rownamesProv

DistancesNew <- dist(ProvinceSummariesNew)
ClusTreeNew <- hclust(DistancesNew, method="complete")
plot(ClusTreeNew, xlab = "Province", ylab = "Separation")
abline(h=1, col="red", lty=2)
NewGroupsNew <- paste("Province", cutree(ClusTreeNew, h=1), sep="")
NewGroupsDFAllNew <- as.data.frame.matrix(table(rownames(ProvinceSummariesNew), NewGroupsNew))
NewGroupsDFAllNew$Province <- rownames(NewGroupsDFAllNew)

# new dataset with updated province groups
dataWithDummies <- merge(dataWithDummies, NewGroupsDFAllNew, by = "Province")
dataWithDummies <- dataWithDummies[order(dataWithDummies$ID), ]

#### Model 8: Re-run noProvinceModel with the addition of new province groups ####
model8 <- lm(Haemoglobin ~ AgricLandOwn
             + `Other/missing`
             + Pregnant + RecentBirth + Pregnant*RecentBirth
             + HHUnder5s 
             + WealthScore + WealthScore*Rural + WealthScore*`Other/missing` + WealthScore*AgricLandOwn
             + WealthQuartile + WealthScore*WealthQuartile
             + Age
             + Rural
             + Province1 + Province2 + Province3 + Province4 + Province5 + Province6 + Province7
             + Province8 + Province9 + Province10 + Province11 + Province12, data = dataWithDummies)
summary(model8) # r-squared of 0.198 (notably better than with previous grouping) 
AIC(model8) # notably better AIC than previous groupings

# Removing insignificant covariates one-by-one (omitted for space ...)

#### Model 9: Best linear model with new groupings ####
model9 <- lm(Haemoglobin ~ 
     Pregnant + RecentBirth + Pregnant*RecentBirth
   + HHUnder5s 
   + Province2 + Province3 + Province4 + Province5 + Province6 + Province7
   + Province8 + Province9 + Province10 + Province11
   + Rural 
   + `Other/missing`
   + WealthScore + WealthQuartile + WealthScore*WealthQuartile
   + (Province3 + Province5 + Province6 + Province7)*Rural, data = dataWithDummies)
summary(model9) # r-squared of 0.204
AIC(model9) # 17661.26
par(mfrow = c(2,2))
plot(model9)

####### Section 2.5: Fitting a Gamma GLM to Model 9 (best linear mode above) ####### 

#### GLM1: Gamma GLM, inverse link ####
glm1 <- glm(Haemoglobin ~ 
                         Pregnant + RecentBirth + Pregnant*RecentBirth
                       + HHUnder5s 
                       + Province2 + Province3 + Province4 + Province5 + Province6 + Province7
                       + Province8 + Province9 + Province10 + Province11
                       + Rural 
                       + `Other/missing`
                       + WealthScore + WealthQuartile + WealthScore*WealthQuartile
                       + (Province3 + Province5 + Province6 + Province7)*Rural,
                       data = dataWithDummies,
                       family = Gamma(link = "inverse"))
summary(glm1)

#### GLM2: Gamma GLM, identity link ####
glm2 <- glm(Haemoglobin ~ 
              Pregnant + RecentBirth + Pregnant*RecentBirth
            + HHUnder5s 
            + Province2 + Province3 + Province4 + Province5 + Province6 + Province7
            + Province8 + Province9 + Province10 + Province11
            + Rural 
            + `Other/missing`
            + WealthScore + WealthQuartile + WealthScore*WealthQuartile
            + (Province3 + Province5 + Province6 + Province7)*Rural,
            data = dataWithDummies,
            family = Gamma(link = "identity"))
summary(glm2)

#### GLM3: Gamma GLM, log link ####
glm3 <- glm(Haemoglobin ~ 
              Pregnant + RecentBirth + Pregnant*RecentBirth
            + HHUnder5s 
            + Province2 + Province3 + Province4 + Province5 + Province6 + Province7
            + Province8 + Province9 + Province10 + Province11
            + Rural 
            + `Other/missing`
            + WealthScore + WealthQuartile + WealthScore*WealthQuartile
            + (Province3 + Province5 + Province6 + Province7)*Rural,
            data = dataWithDummies,
            family = Gamma(link = "log"))
summary(glm3)
plot(glm3)


####### Section 3: Model Evaluation ####### 

# This section will compare the following models: 
# Model 4 (with all province/region dummy variables)
# Model 5 (with just province)
# Model 9 (best linear model)
# GLM3 (log-link Gamma GLM)

#### Diagnostic plots for all ####
plot(model4)
plot(model5) # yikes
plot(model9)
plot(glm3)

#### AIC for all ####
AIC(model4) # 17,664.79
AIC(model5) # 17,740.05
AIC(model9) # 17,661.26
AIC(glm3) # not comparable to the rest, but 18,629.34

#### Cross-validation approach ####

###
# Function which cross-validates our data in three folds.
#
# Inputs: 
# mymodel - the model (linear or generalised linear) to be tested.
# mydata - the data, which will be split into three folds used to train the model and form predictions.
#
# Output: 
# Prints a dataframe containing the mean Root-Mean-Squared Error, R-Squared/Deviance Explained, and Score (as defined in the project assignment) over the three folds.
###
crossvalidate <- function(mymodel, mydata){
  # Set seed 
  set.seed(64)
  
  # Creates 3 folds by randomly splitting the data.
  foldsample <- sample(1:3, size = nrow(mydata), replace = T, prob = NULL)
  
  # Trains the model taking out each fold.
  # Take out fold 1
  trainfold1 <- update(mymodel, data = mydata[foldsample != 1,])
  # Take out fold 2
  trainfold2 <- update(mymodel, data = mydata[foldsample != 2,])
  # Take out fold 3
  trainfold3 <- update(mymodel, data = mydata[foldsample != 3,])
  
  # IF clause needed depending on whether the model is an lm or glm.
  if(length(class(mymodel)) == 1){ # If mymodel is a linear model
    
    # Makes predictions on remaining data.
    # Predicts from fold 1
    predictfold1 <- predict(trainfold1, newdata = mydata[foldsample == 1,], se.fit = TRUE)
    # Predicts from fold 2
    predictfold2 <- predict(trainfold2, newdata = mydata[foldsample == 2,], se.fit = TRUE)
    # Predicts from fold 3
    predictfold3 <- predict(trainfold3, newdata = mydata[foldsample == 3,], se.fit = TRUE)
    
    # Calculate RMSE.
    # Fold 1
    rmsef1 <- sqrt( mean( (mydata[foldsample == 1,]$Haemoglobin - predictfold1$fit )^2 ) )
    # Fold 2
    rmsef2 <- sqrt( mean( (mydata[foldsample == 2,]$Haemoglobin - predictfold2$fit )^2 ) )
    # Fold 3
    rmsef3 <- sqrt( mean( (mydata[foldsample == 3,]$Haemoglobin - predictfold3$fit )^2 ) )
    
    # Extract R-Squared.
    # Fold 1
    rsqf1 <- summary(trainfold1)$adj.r.squared
    # Fold 2
    rsqf2 <- summary(trainfold2)$adj.r.squared
    # Fold 3
    rsqf3 <- summary(trainfold3)$adj.r.squared
    
    # Calculate Score.
    # Fold 1
    predError1 <- sqrt( var(mydata[foldsample != 1,]$Haemoglobin) + predictfold1$se.fit^2 )
    scoref1 <- sum( log(predError1) + (mydata[foldsample == 1,]$Haemoglobin - predictfold1$fit)^2 / (2*(predError1^2)) )
    # Fold 2
    predError2 <- sqrt( var(mydata[foldsample != 2,]$Haemoglobin) + predictfold2$se.fit^2 )
    scoref2 <- sum( log(predError2) + (mydata[foldsample == 2,]$Haemoglobin - predictfold2$fit)^2 / (2*(predError2^2)) )
    # Fold 3
    predError3 <- sqrt( var(mydata[foldsample != 3,]$Haemoglobin) + predictfold3$se.fit^2 )
    scoref3 <- sum( log(predError3) + (mydata[foldsample == 3,]$Haemoglobin - predictfold3$fit)^2 / (2*(predError3^2)) )
    
    # Calculate and return the means of these metrics.
    results <- data.frame("RMSE" = mean(c(rmsef1, rmsef2, rmsef3)),
                          "R-Squared" = mean(c(rsqf1, rsqf2, rsqf3)),
                          "Score" = mean(c(scoref1, scoref2, scoref3)))
    return(results)
  }
  
  else{ # If mymodel is a generalized linear model.
    
    # Makes predictions on remaining data.
    # Predicts from fold 1
    predictfold1 <- predict(trainfold1, newdata = mydata[foldsample == 1,], se.fit = TRUE, type = "response")
    # Predicts from fold 2
    predictfold2 <- predict(trainfold2, newdata = mydata[foldsample == 2,], se.fit = TRUE, type = "response")
    # Predicts from fold 3
    predictfold3 <- predict(trainfold3, newdata = mydata[foldsample == 3,], se.fit = TRUE, type = "response")
    
    # Calculate RMSE.
    # Fold 1
    rmsef1 <- sqrt( mean( (mydata[foldsample == 1,]$Haemoglobin - predictfold1$fit )^2 ) )
    # Fold 2
    rmsef2 <- sqrt( mean( (mydata[foldsample == 2,]$Haemoglobin - predictfold2$fit )^2 ) )
    # Fold 3
    rmsef3 <- sqrt( mean( (mydata[foldsample == 3,]$Haemoglobin - predictfold3$fit )^2 ) )
    
    # Extract Explained Deviance.
    # Fold 1
    exdevf1 <- 1 - summary(trainfold1)$deviance / summary(trainfold1)$null.deviance
    # Fold 2
    exdevf2 <- 1 - summary(trainfold2)$deviance / summary(trainfold2)$null.deviance
    # Fold 3
    exdevf3 <- 1 - summary(trainfold3)$deviance / summary(trainfold3)$null.deviance
    
    # Calculate Score.
    # Fold 1
    predError1 <- sqrt( summary(trainfold1)$dispersion * (predictfold1$fit)^2 + predictfold1$se.fit^2 )
    scoref1 <- sum( log(predError1) + (mydata[foldsample == 1,]$Haemoglobin - predictfold1$fit)^2 / (2*(predError1^2)) )
    # Fold 2
    predError2 <- sqrt( summary(trainfold2)$dispersion * (predictfold2$fit)^2 + predictfold2$se.fit^2 )
    scoref2 <- sum( log(predError2) + (mydata[foldsample == 2,]$Haemoglobin - predictfold2$fit)^2 / (2*(predError2^2)) )
    # Fold 3
    predError3 <- sqrt( summary(trainfold3)$dispersion * (predictfold3$fit)^2 + predictfold3$se.fit^2 )
    scoref3 <- sum( log(predError3) + (mydata[foldsample == 3,]$Haemoglobin - predictfold3$fit)^2 / (2*(predError3^2)) )
    
    # Calculate and return the means of these metrics.
    results <- data.frame("RMSE" = mean(c(rmsef1, rmsef2, rmsef3)),
                          "Explained Deviance" = mean(c(exdevf1, exdevf2, exdevf3)),
                          "Score" = mean(c(scoref1, scoref2, scoref3))) 
    return(results)
  }
}

# Cross-validation results for all models
crossvalidate(model4, dataWithDummies)
crossvalidate(model5, dataWithDummies)
crossvalidate(model9, dataWithDummies)
crossvalidate(glm3, dataWithDummies)

# initial thoughts: model9 outperforms all other models on RMSE and score
# model4 outperforms all others on R-squared (makes sense, has the most covariates)
# glm3 does not improve model9 as anticipated


####### Section 4: Preparation of Output ####### 

####### Section 4.1: Preparation of hbUnknown for Predictions ####### 

# Must create all needed groups/dummies/etc for hbUnknown (our unknown hb levels that we'd like to predict)

# Note: some provinces are missing from hbUnknown (will account for this in the dummy creation below)
# The same problem does not exist for ethnicity or region
unique(hbUnknown$Province)
unique(hbUnknown$Ethnicity)
unique(hbUnknown$Region)

# Ethnicity Dummy Variables
ethnicitydummies <- data.frame(matrix(ncol = 5, nrow = 1039))
colnames(ethnicitydummies) <- unique(hbUnknown$Ethnicity)
for (i in 1:5){
  as.numeric(ethnicitydummies[,i] <- ifelse(hbUnknown$Ethnicity == unique(hbUnknown$Ethnicity)[i], 1,0))
}
ethnicitydummies$ID <- c(4383:5421)
hbUnknown <- merge(hbUnknown, ethnicitydummies,by="ID")

# WealthQuartiles (based on the known wealth score quartiles)
hbUnknown$WealthQuartile<-cut(hbUnknown$WealthScore,quantile(hbKnown$WealthScore),include.lowest=TRUE,labels=FALSE)

# ProvinceGroups (also based on the known wealth score quartiles)
hbUnknown$Province1 <- ifelse(hbUnknown$Province == "Badakhshan" | hbUnknown$Province == "Samangan", 1,0)
hbUnknown$Province2 <- ifelse(hbUnknown$Province == "Badghis" | hbUnknown$Province == "Khost", 1,0)
hbUnknown$Province3 <- ifelse(hbUnknown$Province == "Baghlan" | hbUnknown$Province == "Herat", 1,0)
hbUnknown$Province4 <- ifelse(hbUnknown$Province == "Balkh" | hbUnknown$Province == "Faryab" | hbUnknown$Province == "Kapisa" | hbUnknown$Province == "Kunarha" | hbUnknown$Province == "Nangarhar" | hbUnknown$Province == "Paktika" | hbUnknown$Province == "Paktya" | hbUnknown$Province == "Takhar" | hbUnknown$Province == "Urozgan", 1,0)
hbUnknown$Province5 <- ifelse(hbUnknown$Province == "Bamyan" | hbUnknown$Province == "Ghazni" | hbUnknown$Province == "Wardak", 1,0)
hbUnknown$Province6 <- ifelse(hbUnknown$Province == "Daykundi" | hbUnknown$Province == "Farah" | hbUnknown$Province == "Kandahar", 1,0)
hbUnknown$Province7 <- ifelse(hbUnknown$Province == "Ghor" | hbUnknown$Province == "Helmand" | hbUnknown$Province == "Kabul" | hbUnknown$Province == "Parwan", 1,0)
hbUnknown$Province8 <- ifelse(hbUnknown$Province == "Jawzjan" | hbUnknown$Province == "Kunduz", 1,0)
hbUnknown$Province9 <- ifelse(hbUnknown$Province == "Laghman", 1,0)
hbUnknown$Province10 <- ifelse(hbUnknown$Province == "Logar", 1,0)
hbUnknown$Province11 <- ifelse(hbUnknown$Province == "Nooristan" | hbUnknown$Province == "Panjsher" | hbUnknown$Province == "Zabul", 1,0)
hbUnknown$Province12 <- ifelse(hbUnknown$Province == "Sar-e-Pul", 1,0)

# Make all needed factor covariates 1/0 numeric values
# turn all yes/no into 1/0 numerical values
hbUnknown[hbUnknown == "Yes"] <- as.numeric(1)
hbUnknown[hbUnknown == "No"] <- as.numeric(0)

# ensure entire columns are numeric types (for mean/sd calculation)
hbUnknown$Rural <- as.numeric(hbUnknown$Rural)
hbUnknown$Pregnant <- as.numeric(hbUnknown$Pregnant)
hbUnknown$RecentBirth <- as.numeric(hbUnknown$RecentBirth)

####### Section 4.2: Actual Predictions ####### 

# designate model9 to be the final model
finalmodel <- model9

# model predictions
predictions <- predict(finalmodel, newdata = hbUnknown, se.fit = T)

# create a dataframe with desired output
predictions_df <- data.frame("ID" = hbUnknown$ID,
                             "Prediction" = predictions$fit,
                             "Prediction Error Standard Deviation" = predictions$se.fit)


# output to a '.dat' file.
write.table(predictions_df, file = 'ICA2_Group159_pred.dat', col.names = FALSE, row.names = FALSE)

####### Section 4.3: Preparation of Figures for Final Report ####### 

set2 <- c("#66C2A5", "#FC8D62", "#8DA0CB", "#E78AC3", "#A6D854", "#FFD92F", "#E5C494", "#B3B3B3")

#### Figure 1: Density plot/histogram for known haemoglobin levels ####
png("ICA2_Group159_Fig1.png")
ggplot(data = hbKnown, mapping = aes(Haemoglobin)) + geom_histogram(aes(y = ..density..), colour = set2[3], size = 1) +
  geom_density(alpha = 0.75, linetype = 2, fill = set2[1]) + xlab("Haemoglobin (g/dL)") + ylab("Density") + 
  theme(axis.text=element_text(size=15)) + theme(axis.title = element_text(size = 15)) + ggtitle("Figure 1: Density Plot and Histogram for Known Haemoglobin Levels")
dev.off()

#### Figure 2: Smoothed curve of wealth on hb ####
png("ICA2_Group159_Fig2.png")
ggplot(hbKnown, aes(WealthScore, Haemoglobin)) +geom_smooth(fill = set2[1]) +
  geom_vline(xintercept = quantile(hbKnown$WealthScore, probs = c(0.25,0.5,0.75)))+
  scale_fill_brewer(palette = "Set2")+ 
  geom_text(aes(x=-0.05 +quantile(hbKnown$WealthScore, probs = c(0.25)), label="Lower Quartile", y=12.5), colour="black", angle=90, size = 4.5) +
  geom_text(aes(x=-0.05 +quantile(hbKnown$WealthScore, probs = c(0.5)), label="Median", y=12.5), colour="black", angle=90, size = 4.5) +
  geom_text(aes(x=-0.05 +quantile(hbKnown$WealthScore, probs = c(0.75)), label="Upper Quartile", y=12.5), colour="black", angle=90, size = 4.5) +
  ggtitle(label="Figure 2: Impact of WealthScore on Haemoglobin",
          subtitle = "Vertical Lines Denote Quantiles of WealthScore")+
  theme(axis.text=element_text(size=15)) + theme(axis.title = element_text(size = 15))
dev.off()

#### Figure 3: Smoothed curve of wealth score and hb, by ethnicity ####
png("ICA2_Group159_Fig3.png")
ggplot(data = hbKnown, aes(x=WealthScore, y = Haemoglobin, fill = Ethnicity)) + geom_smooth() +
  scale_fill_brewer(palette = "Set2")+
  ggtitle(label="Figure 3: Interaction of WealthScore and Ethnicity on Haemoglobin")+
  theme(axis.text=element_text(size=15)) + theme(axis.title = element_text(size = 15))
dev.off()

#### Figure 4: Box plots of hb and pregnancy by recent birth ####
png("ICA2_Group159_Fig4.png")
ggplot(data = hbKnown, mapping = aes(x = as.factor(Pregnant), y = Haemoglobin, fill = as.factor(RecentBirth)), ylim = ) + geom_boxplot() +
  xlab("Pregnancy Status") + ylab("Haemoglobin") +  scale_x_discrete(labels=c("0" = "No", "1" = "Yes"))+
  ggtitle("Figure 4: Interaction of Pregnancy and Recent-Birth Status on Haemoglobin") + scale_fill_brewer(palette = "Set2", name = "Recent-Birth Status", labels = c("No", "Yes"))+
  theme(axis.text=element_text(size=15)) + theme(axis.title = element_text(size = 15))
dev.off()
